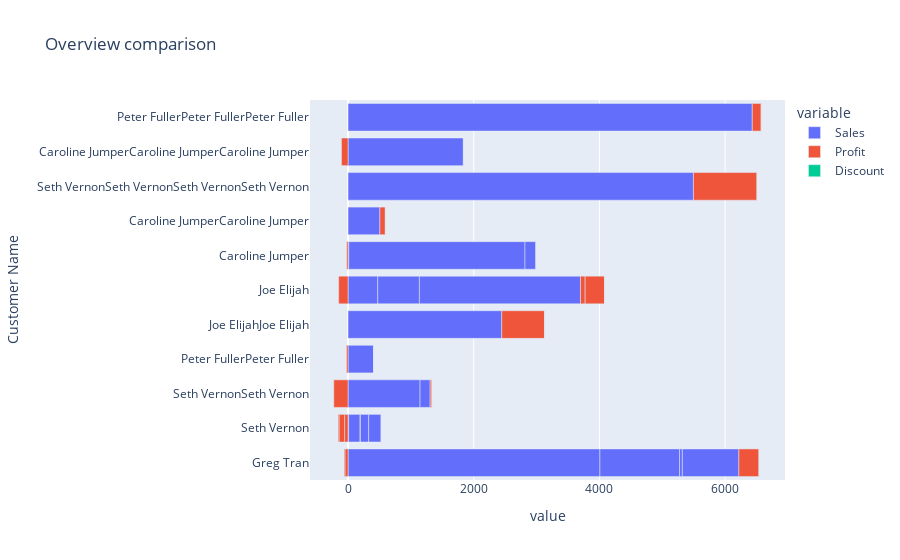

Notebook code cell kept with this figure:
### Code cell
chosen_cols4 =['Sales', 'Profit', 'Discount']
df3 = top_data.groupby('Order ID')[['Customer Name','Sales', 'Profit', 'Discount']].sum()


fig = px.bar(df3, 
             y='Customer Name',
            x=chosen_cols4, 
              title= 'Overview comparison')
fig.show()

### Figure 1 — Plotly figure (JSON) as saved in the notebook; plotly's stock layout.template omitted (floating-point values rounded to 4 significant figures)
{"data": [{"alignmentgroup": "True", "hovertemplate": "variable=Sales<br>value=%{x}<br>Customer Name=%{y}<extra></extra>", "legendgroup": "Sales", "marker": {"color": "#636efa", "pattern": {"shape": ""}}, "name": "Sales", "offsetgroup": "Sales", "orientation": "h", "showlegend": true, "textposition": "auto", "type": "bar", "x": [4008.0, 9.94, 1146.0, 1268.0, 405.0, 182.0, 2446.0, 472.5, 662.9, 11.65, 44.46, 506.4, 5.352, 2563.0, 5496.0, 2804.0, 1835.0, 131.0, 161.1, 899.4, 6432.0, 176.8, 198.7], "xaxis": "x", "y": ["Greg Tran", "Seth Vernon", "Seth VernonSeth Vernon", "Greg Tran", "Peter FullerPeter Fuller", "Seth Vernon", "Joe ElijahJoe Elijah", "Joe Elijah", "Joe Elijah", "Caroline Jumper", "Greg Tran", "Caroline JumperCaroline Jumper", "Seth Vernon", "Joe Elijah", "Seth VernonSeth VernonSeth VernonSeth Vernon", "Caroline Jumper", "Caroline JumperCaroline JumperCaroline Jumper", "Seth Vernon", "Seth VernonSeth Vernon", "Greg Tran", "Peter FullerPeter FullerPeter Fuller", "Caroline Jumper", "Seth Vernon"], "yaxis": "y"}, {"alignmentgroup": "True", "hovertemplate": "variable=Profit<br>value=%{x}<br>Customer Name=%{y}<extra></extra>", "legendgroup": "Profit", "marker": {"color": "#EF553B", "pattern": {"shape": ""}}, "name": "Profit", "offsetgroup": "Profit", "orientation": "h", "showlegend": true, "textposition": "auto", "type": "bar", "x": [-50.1, 3.081, -227.6, 316.9, -25.4, -54.6, 681.4, -149.6, 74.57, 3.349, 14.67, 87.05, 1.606, 313.3, 1012.0, 0, -105.1, -89.07, 30.71, -12.85, 142.4, -22.1, -14.2], "xaxis": "x", "y": ["Greg Tran", "Seth Vernon", "Seth VernonSeth Vernon", "Greg Tran", "Peter FullerPeter Fuller", "Seth Vernon", "Joe ElijahJoe Elijah", "Joe Elijah", "Joe Elijah", "Caroline Jumper", "Greg Tran", "Caroline JumperCaroline Jumper", "Seth Vernon", "Joe Elijah", "Seth VernonSeth VernonSeth VernonSeth Vernon", "Caroline Jumper", "Caroline JumperCaroline JumperCaroline Jumper", "Seth Vernon", "Seth VernonSeth Vernon", "Greg Tran", "Peter FullerPeter FullerPeter Fuller", "Caroline Jumper", "Seth Vernon"], "yaxis": "y"}, {"alignmentgroup": "True", "hovertemplate": "variable=Discount<br>value=%{x}<br>Customer Name=%{y}<extra></extra>", "legendgroup": "Discount", "marker": {"color": "#00cc96", "pattern": {"shape": ""}}, "name": "Discount", "offsetgroup": "Discount", "orientation": "h", "showlegend": true, "textposition": "auto", "type": "bar", "x": [0.2, 0, 0.6, 0, 0.4, 0.3, 0.2, 0.4, 0.2, 0.2, 0, 0.1, 0.2, 0.1, 0.4, 0.2, 0.92, 0.5, 0, 0.3, 0.5, 0.2, 0.3], "xaxis": "x", "y": ["Greg Tran", "Seth Vernon", "Seth VernonSeth Vernon", "Greg Tran", "Peter FullerPeter Fuller", "Seth Vernon", "Joe ElijahJoe Elijah", "Joe Elijah", "Joe Elijah", "Caroline Jumper", "Greg Tran", "Caroline JumperCaroline Jumper", "Seth Vernon", "Joe Elijah", "Seth VernonSeth VernonSeth VernonSeth Vernon", "Caroline Jumper", "Caroline JumperCaroline JumperCaroline Jumper", "Seth Vernon", "Seth VernonSeth Vernon", "Greg Tran", "Peter FullerPeter FullerPeter Fuller", "Caroline Jumper", "Seth Vernon"], "yaxis": "y"}], "layout": {"barmode": "relative", "legend": {"title": {"text": "variable"}, "tracegroupgap": 0}, "title": {"text": "Overview comparison"}, "xaxis": {"anchor": "y", "domain": [0, 1], "title": {"text": "value"}}, "yaxis": {"anchor": "x", "domain": [0, 1], "title": {"text": "Customer Name"}}}}
